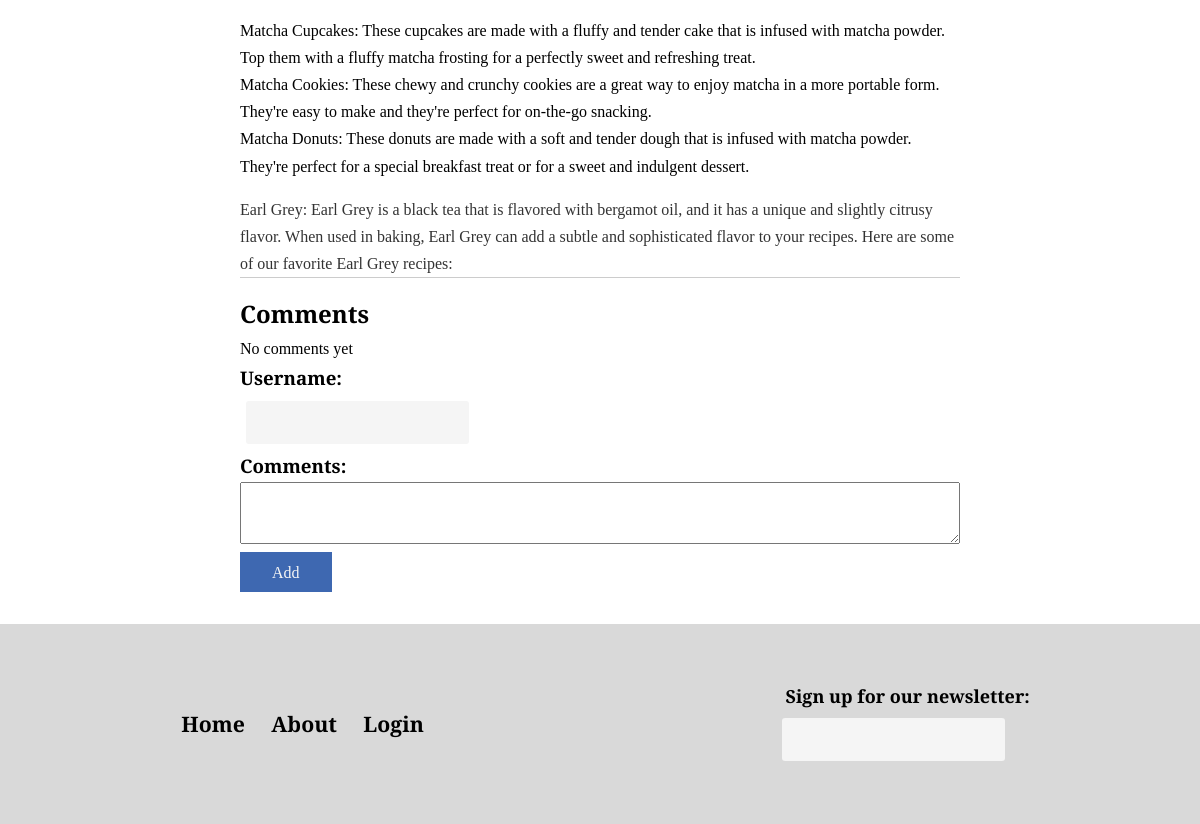
Before: /tea.php (lower part) with the older database file.
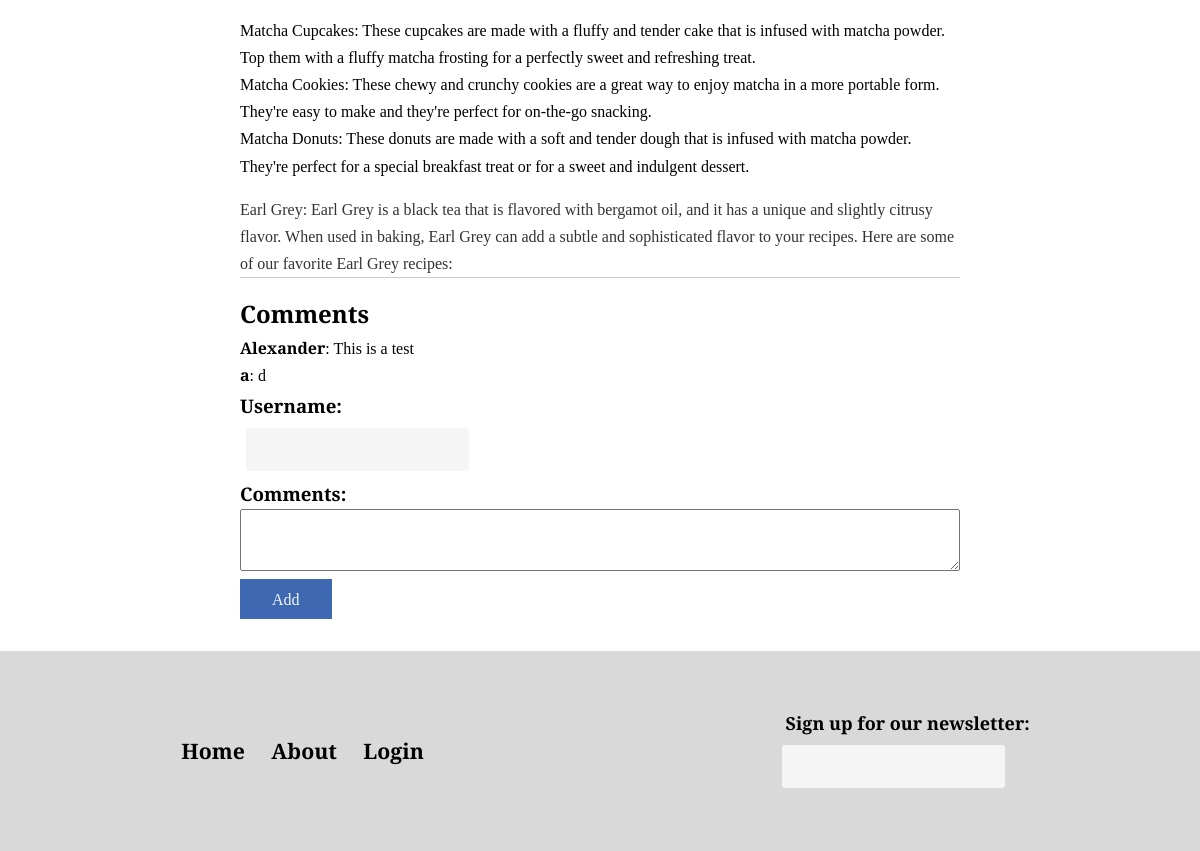
After: the same page with the newer database file.
### tables this page shows
CREATE TABLE `commentdb` (
  `message` varchar(255) NOT NULL,
  `user` varchar(15) NOT NULL,
  `date` datetime NOT NULL DEFAULT CURRENT_TIMESTAMP,
  `commentID` int NOT NULL,
  `page_id` int NOT NULL
);

### comments.php (the view, shortened to what this page needs)
<?php
$page_id = $_SESSION['page_id'];
$servername = "localhost";
$username = "root";
$password = "";
$dbname = "teaspot";
$conn = new mysqli($servername, $username, $password, $dbname);
$sql = "SELECT * FROM commentdb WHERE page_id = $page_id";
$result = $conn->query($sql);
if ($result->num_rows > 0) {
    while ($row = $result->fetch_assoc()) {
        echo '<div class="comment">';
        echo '<p><strong>' . $row['user'] . '</strong>: ' . $row['message'] . '</p>';
        echo '</div>';
    }
} else {
    echo '<p>No comments yet</p>';
}
?>

### tea.php (shortened to what this page needs)
<!DOCTYPE html>
<html>
<head>
    <link rel="stylesheet" href="css/style.css">
</head>
<body>
    <section class="whole-article">
        <section class="article-info">
            <p class="article-p">
            <ul>
                <li>Matcha Cupcakes: These cupcakes are made with a fluffy and tender cake that is infused with matcha
                    powder. Top them with a fluffy matcha frosting for a perfectly sweet and refreshing treat.</li>
                <li>
                    Matcha Cookies: These chewy and crunchy cookies are a great way to enjoy matcha in a more portable
                    form. They're easy to make and they're perfect for on-the-go snacking.
                </li>
                <li>
                    Matcha Donuts: These donuts are made with a soft and tender dough that is infused with matcha
                    powder. They're perfect for a special breakfast treat or for a sweet and indulgent dessert.
                </li>
            </ul>
            </p>
            <p class="article-p last-p">
                Earl Grey: Earl Grey is a black tea that is flavored with bergamot oil, and it has a unique and slightly
                citrusy flavor. When used in baking, Earl Grey can add a subtle and sophisticated flavor to your
                recipes. Here are some of our favorite Earl Grey recipes:
            </p>
            <div class="comments-section">
                <h2>Comments</h2>
                <?php
                include 'comments.php';
                ?>
            </div>
            <section class="comment-section">
                <form action="" method="POST" class="form-comment">
                    <ul>
                        <h3>Username:</h3>
                        <input type="text" id="user" name="user" required />
                    </ul>
                    <ul>
                        <h3>Comments:</h3>
                        <div>
                            <textarea name="message" id="message" style=""></textarea>
                        </div>
                        <input type="submit" value="Add" name = "http_post_comment">
                </form>
            </section>
        </section>
    </section>
    <footer>
        <section class="f-links">
            <a href="index.php" class="f-link">Home</a>
            <a href="#" class="f-link">About</a>
            <a href="login.php" class="f-link">Login</a>
        </section>
        <form>
            <p><label for="newsletter" class="newsletter">Sign up for our newsletter:</label></p>
            <input type="text" id="newsletter" name="" />
        </form>
    </footer>
</body>
</html>

### css/style.css (style rules this page uses)
* { -webkit-box-sizing: border-box; -moz-box-sizing: border-box; box-sizing: border-box; -webkit-font-smoothing: antialiased; -moz-osx-font-smoothing: grayscale; text-rendering: optimizeLegibility; line-height: 1.7; margin: 0; padding: 0; font-family: 'Merriweather', serif; }
:root { --blog-primary-color: #D9D9D9; --blog-secondary-color: whitesmoke; --blog-third-color: #333; --blog-primary-text-color: #000000; --blog-secondary-text-color: #fff; --blog-primary-padding: 2em; --blog-primary-margin: 2rem; --blog-section-padding: 1em; }
ul { list-style-type: none; }
section.whole-article { margin: 2rem auto; width: 60%; }
p.last-p { border-bottom: 1px solid #ccc; }
textarea { width: 100%; font-size: 1.1rem; }
label { font-size: 18px; margin-left: 10px; font-weight: 700; }
input[type="password"], input[type="text"] { border: none; background-color: var(--blog-secondary-color); padding: 0.4rem 0 0.4rem 0; border-radius: 3px; font-size: 18px; margin: 0.4rem; }
input[type="submit"] { background-color: #3E68B1; color: var(--blog-secondary-color); border: none; margin: 0; padding: 0.4rem 2rem 0.4rem 2rem; font-size: 16px; }
footer { background-color: var(--blog-primary-color); min-height: 200px; display: flex; justify-content: space-around; align-items: center; }
footer a.f-link { font-size: 1.33rem; color: var(--blog-primary-text-color); font-weight: 700; margin: 0.7rem; text-decoration: none; }
p.article-p { color: #333; line-height: 1.7; margin-bottom: 1rem; margin-top: 1rem; }

Changed rows visible on the page:
added commentdb: user "Alexander", message "This is a test"
added commentdb: user "a", message "d"
Other visible differences:
text no longer shown: "No comments yet"
